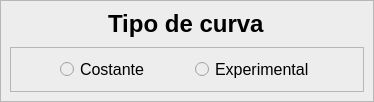
                  <widget class="QFrame" name="frame_14">
                   <property name="styleSheet">
                    <string notr="true">background-color: rgb(237, 237, 237);</string>
                   </property>
                   <property name="frameShape">
                    <enum>QFrame::StyledPanel</enum>
                   </property>
                   <property name="frameShadow">
                    <enum>QFrame::Raised</enum>
                   </property>
                   <layout class="QVBoxLayout" name="verticalLayout_17">
                    <property name="spacing">
                     <number>9</number>
                    </property>
                    <property name="leftMargin">
                     <number>9</number>
                    </property>
                    <property name="topMargin">
                     <number>9</number>
                    </property>
                    <property name="rightMargin">
                     <number>9</number>
                    </property>
                    <property name="bottomMargin">
                     <number>9</number>
                    </property>
                    <item alignment="Qt::AlignHCenter">
                     <widget class="QLabel" name="label_33">
                      <property name="font">
                       <font>
                        <pointsize>18</pointsize>
                        <weight>75</weight>
                        <bold>true</bold>
                       </font>
                      </property>
                      <property name="text">
                       <string>Tipo de curva</string>
                      </property>
                     </widget>
                    </item>
                    <item>
                     <widget class="QFrame" name="frame_13">
                      <property name="layoutDirection">
                       <enum>Qt::LeftToRight</enum>
                      </property>
                      <property name="frameShape">
                       <enum>QFrame::StyledPanel</enum>
                      </property>
                      <property name="frameShadow">
                       <enum>QFrame::Raised</enum>
                      </property>
                      <layout class="QHBoxLayout" name="horizontalLayout_13">
                       <item>
                        <spacer name="horizontalSpacer_4">
                         <property name="orientation">
                          <enum>Qt::Horizontal</enum>
                         </property>
                         <property name="sizeHint" stdset="0">
                          <size>
                           <width>40</width>
                           <height>20</height>
                          </size>
                         </property>
                        </spacer>
                       </item>
                       <item>
                        <widget class="QRadioButton" name="RadioButtonConst">
                         <property name="font">
                          <font>
                           <pointsize>12</pointsize>
                          </font>
                         </property>
                         <property name="layoutDirection">
                          <enum>Qt::LeftToRight</enum>
                         </property>
                         <property name="text">
                          <string>Costante</string>
                         </property>
                        </widget>
                       </item>
                       <item>
                        <spacer name="horizontalSpacer_18">
                         <property name="orientation">
                          <enum>Qt::Horizontal</enum>
                         </property>
                         <property name="sizeHint" stdset="0">
                          <size>
                           <width>40</width>
                           <height>20</height>
                          </size>
                         </property>
                        </spacer>
                       </item>
                       <item>
                        <widget class="QRadioButton" name="RadioButtonExp">
                         <property name="font">
                          <font>
                           <pointsize>12</pointsize>
                          </font>
                         </property>
                         <property name="layoutDirection">
                          <enum>Qt::LeftToRight</enum>
                         </property>
                         <property name="text">
                          <string>Experimental</string>
                         </property>
                        </widget>
                       </item>
                       <item>
                        <spacer name="horizontalSpacer_19">
                         <property name="orientation">
                          <enum>Qt::Horizontal</enum>
                         </property>
                         <property name="sizeHint" stdset="0">
                          <size>
                           <width>40</width>
                           <height>20</height>
                          </size>
                         </property>
                        </spacer>
                       </item>
                      </layout>
                     </widget>
                    </item>
                   </layout>
                  </widget>
